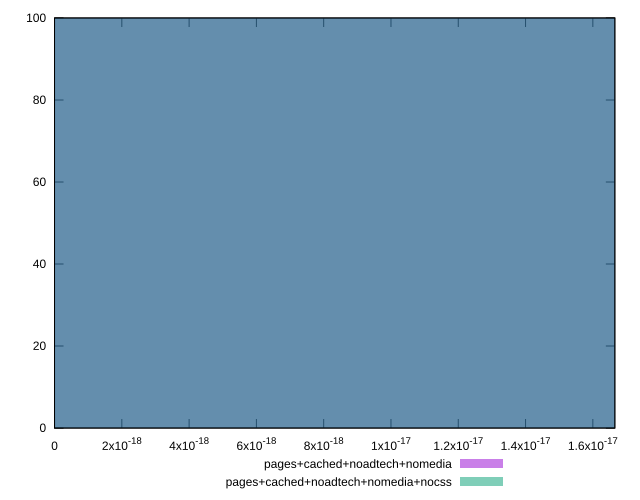

This figure's gnuplot source:
reset

$pagesCachedNoadtechNomedia <<EOF
0 100
EOF

$pagesCachedNoadtechNomediaNocss <<EOF
0 100
EOF

set key outside below
set boxwidth 1e-12
set xrange [0:1.6653345369377347e-17]
set yrange [0:100]
set trange [0:100]
set style fill transparent solid 0.5 noborder
set terminal svg size 640, 500 enhanced background rgb 'white'
set output "report_00018_2021-02-10T15-25-16.877Z/meta/score-difference/comparison/histogram/3_vs_4.svg"

plot $pagesCachedNoadtechNomedia title "pages+cached+noadtech+nomedia" with boxes, \
     $pagesCachedNoadtechNomediaNocss title "pages+cached+noadtech+nomedia+nocss" with boxes

reset
